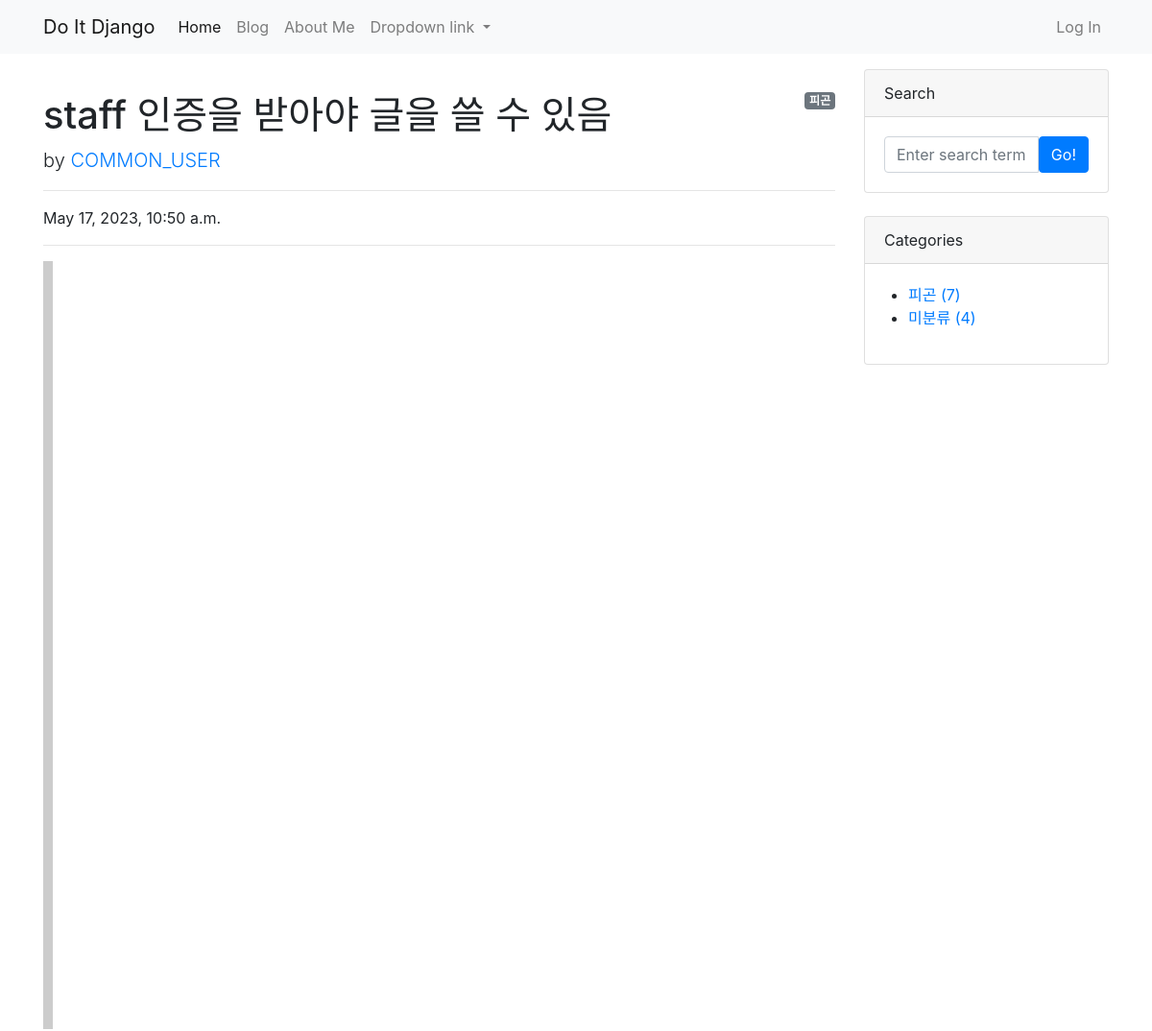
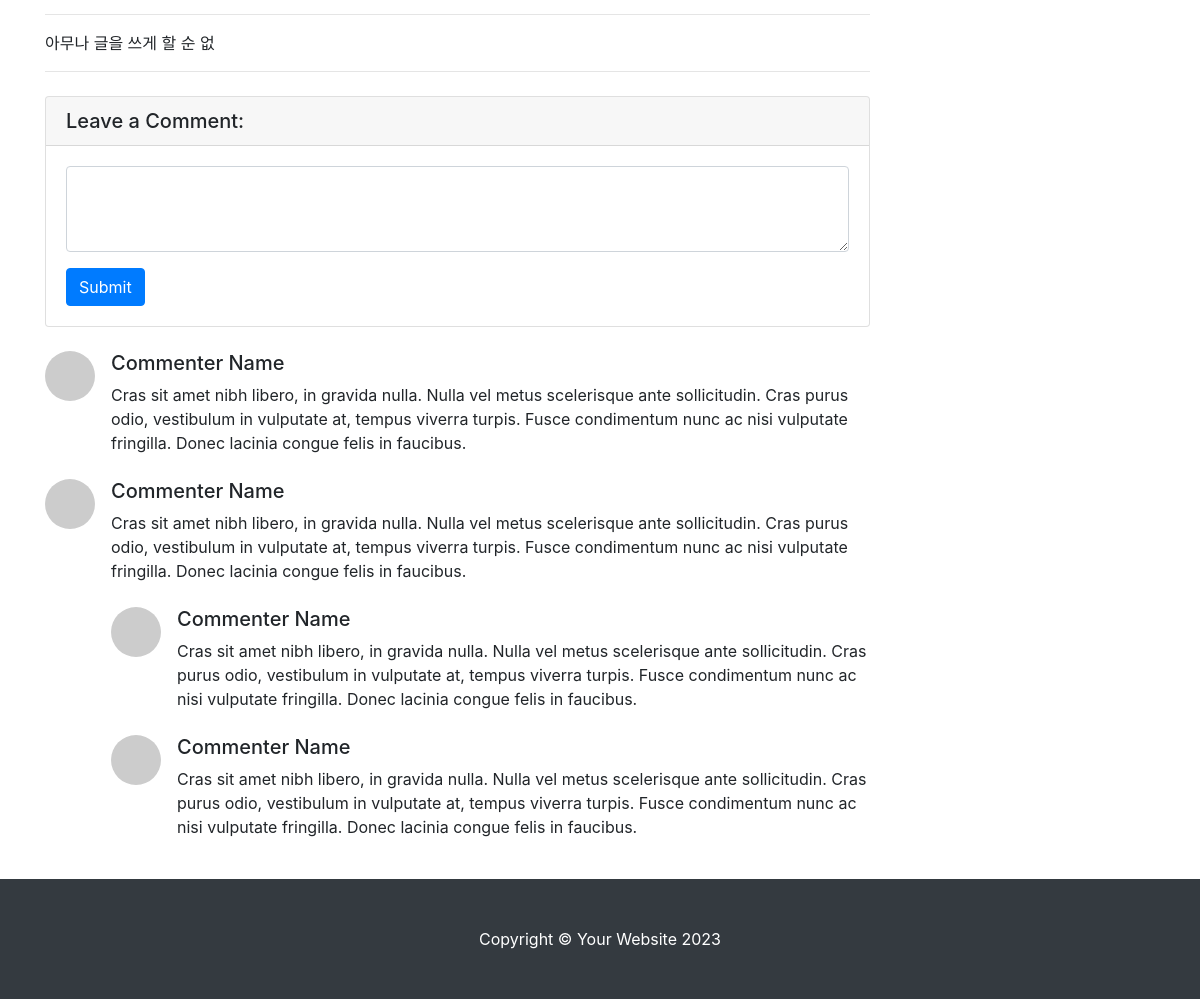
The page /blog/10/ on the database its author committed (2 pictures, top to bottom).
### blog/models.py (models this page shows, shortened)
class Post(models.Model):
    title = models.CharField(max_length=30)
    hook_text = models.CharField(max_length=100, blank=True)
    content = models.TextField()
    head_image = models.ImageField(upload_to='blog/images/%Y/%m/%d/', blank=True)
    file_upload = models.FileField(upload_to='blog/files/%Y/%m/%d/', blank=True)
    created_at = models.DateTimeField(auto_now_add=True)
    updated_at = models.DateTimeField(auto_now=True)
    author = models.ForeignKey(User, null=True, on_delete=models.SET_NULL)
    category = models.ForeignKey(Category, null=True, blank=True, on_delete=models.SET_NULL)
    tags = models.ManyToManyField(Tag, blank=True)

class Category(models.Model):
    name = models.CharField(max_length=50)
    slug = models.SlugField(max_length=200, unique=True, allow_unicode=True)
    def __str__(self):
        return self.name
    def get_absolute_url(self): # get_absolute_url -> URL을 반환하는 메서드
        return f'/blog/category/{self.slug}/'
    class Meta:
        verbose_name_plural = 'categories'

### blog/views.py (the view)
# urls.py: path('<int:pk>/', views.PostDetail.as_view()),
class PostDetail(DetailView):
    model = Post # Post 모델에 대한 개별 페이지 생성
    def get_context_data(self, **kwargs):
        context = super(PostDetail, self).get_context_data()
        context["categories"] = Category.objects.all()
        context['no_category_post_count'] = Post.objects.filter(category=None).count()
        return context

### blog/templates/blog/post_detail.html (shortened to what this page needs)
{% extends 'blog/base.html' %}
{% block main_area %}
  <div id="post-area">
    {% if post.category %}
      <span class="badge badge-secondary float-right">{{ post.category }}</span>
    {% else %}
      <span class="badge badge-secondary float-right">미분류</span>
    {% endif %}
      <h1 class="mt-4">{{ post.title }}</h1>
      <p class="lead">
        by
        <a href="#">{{ post.author | upper }}</a>
      </p>
      <hr>
      <p>{{ post.created_at }}</p>
      <hr>
      {% if post.head_image %}
        <img class="img-fluid rounded" src="{{ post.head_image.url }}" alt="{{ post.title }} head_image">
      {% else %}
        <img src="https://picsum.photos/seed/{{ post.id }}/800/200" alt="random_image">
      {% endif %}
        <hr>
      <p>{{ post.content }}</p>
      <hr>
    </div>
    <div id="comment-area">
      <div class="card my-4">
        <h5 class="card-header">Leave a Comment:</h5>
        <div class="card-body">
          <form>
            <div class="form-group">
              <textarea textarea class="form-control" rows="3"></textarea>
            </div>
            <button type="submit" class="btn btn-primary">Submit</button>
          </form>
        </div>
      </div>
      <div class="media mb-4">
        <img class="d-flex mr-3 rounded-circle" src="http://placehold.it/50x50" alt="">
        <div class="media-body">
          <h5 class="mt-0">Commenter Name</h5>
          Cras sit amet nibh libero, in gravida nulla. Nulla vel metus scelerisque ante sollicitudin. Cras purus odio, vestibulum in vulputate at, tempus viverra turpis. Fusce condimentum nunc ac nisi vulputate fringilla. Donec lacinia congue felis in faucibus.
        </div>
      </div>
      <div class="media mb-4">
        <img class="d-flex mr-3 rounded-circle" src="http://placehold.it/50x50" alt="">
        <div class="media-body">
          <h5 class="mt-0">Commenter Name</h5>
          Cras sit amet nibh libero, in gravida nulla. Nulla vel metus scelerisque ante sollicitudin. Cras purus odio, vestibulum in vulputate at, tempus viverra turpis. Fusce condimentum nunc ac nisi vulputate fringilla. Donec lacinia congue felis in faucibus.
          <div class="media mt-4">
            <img class="d-flex mr-3 rounded-circle" src="http://placehold.it/50x50" alt="">
            <div class="media-body">
              <h5 class="mt-0">Commenter Name</h5>
              Cras sit amet nibh libero, in gravida nulla. Nulla vel metus scelerisque ante sollicitudin. Cras purus odio, vestibulum in vulputate at, tempus viverra turpis. Fusce condimentum nunc ac nisi vulputate fringilla. Donec lacinia congue felis in faucibus.
            </div>
          </div>
          <div class="media mt-4">
            <img class="d-flex mr-3 rounded-circle" src="http://placehold.it/50x50" alt="">
            <div class="media-body">
              <h5 class="mt-0">Commenter Name</h5>
              Cras sit amet nibh libero, in gravida nulla. Nulla vel metus scelerisque ante sollicitudin. Cras purus odio, vestibulum in vulputate at, tempus viverra turpis. Fusce condimentum nunc ac nisi vulputate fringilla. Donec lacinia congue felis in faucibus.
            </div>
          </div>
        </div>
      </div>
    </div>
{% endblock %}

### blog/templates/blog/base.html (shortened to what this page needs)
<!DOCTYPE html>
{% load static %}
<html lang="ko">
<html>
    <head>
        <link rel="stylesheet" href="{% static 'blog/bootstrap/bootstrap.min.css' %}" media="screen">
    </head>
    <body>
        {% include 'blog/navbar.html' %}
        <div class="container my-3">
            <div class="row">
                <div class="col-md-8 col-lg-9" id="main-area">
                   {% block main_area %}
                   {% endblock %}
                </div>
                <div class="col-md-4 col-lg-3">
                    <div class="card mb-4">
                        <div class="card-header">Search</div>
                        <div class="card-body">
                            <div class="input-group">
                                <input class="form-control" type="text" placeholder="Enter search term..." aria-label="Enter search term..." aria-describedby="button-search" />
                                <button class="btn btn-primary" id="button-search" type="button">Go!</button>
                            </div>
                        </div>
                    </div>
                    <div class="card mb-4" id="categories-card">
                        <div class="card-header">Categories</div>
                        <div class="card-body">
                            <div class="row">
                                <ul>
                                    {% for category in categories %}
                                    <li><a href="{{ category.get_absolute_url }}"> {{ category }} ({{category.post_set.count }})</a></li>
                                    {% endfor %}
                                    <li><a href="/blog/category/no_category/">미분류 ({{ no_category_post_count }})</a></li>
                                </ul>
                            </div>
                        </div>
                    </div>
                </div>
            </div>
        </div>
        {% include 'blog/footer.html' %}
    </body>
</html>

### rows shown on the page
Post: category "피곤", title "staff 인증을 받아야 글을 쓸 수 있음", author "COMMON_USER", created_at "May 17, 2023, 10:50 a.m.", content "아무나 글을 쓰게 할 순 없"
Category: name "피곤", post_set.count "7"

### other values the page prints
{{ no_category_post_count }} "4"
